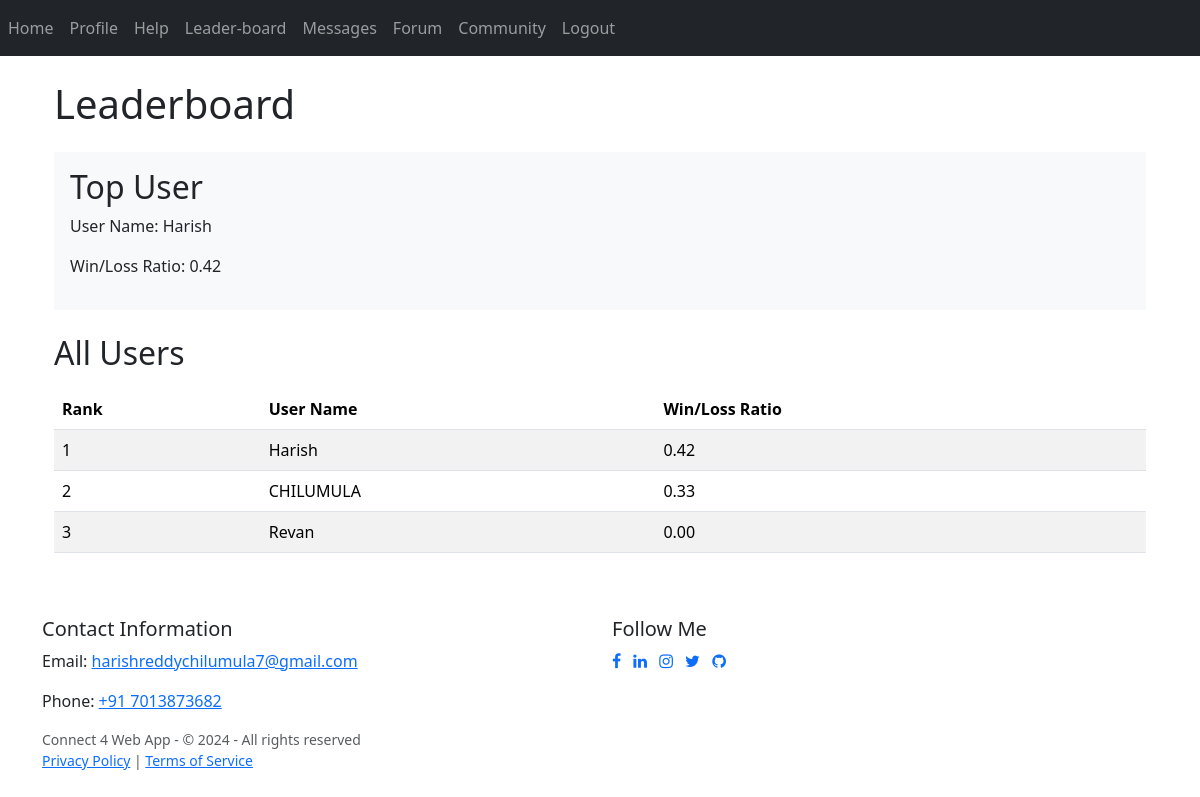
The page /leaderboard (signed in) on the database its author committed.
### website/models.py (models this page shows)
class User(db.Model, UserMixin):
    id = db.Column(db.Integer, primary_key=True)
    email = db.Column(db.String(150), unique=True, nullable=False)
    password = db.Column(db.String(150), nullable=False)
    first_name = db.Column(db.String(150), nullable=False)
    games = db.relationship('Game', backref='player', lazy=True)

### website/views.py (the view)
@views.route('/leaderboard')
@login_required
def leaderboard():
    users = db.session.query(Game.user_id, (Game.won / (Game.played - Game.won)).label('win_loss_ratio')).all()
    sorted_users = sorted(users, key=lambda x: x.win_loss_ratio, reverse=True)
    top_user = sorted_users[0] if sorted_users else None
    return render_template('leaderboard.html', user=current_user,top_user=top_user, sorted_users=sorted_users)

### website/__init__.py (called while the page is built)
def create_app():
    app = Flask(__name__)
    app.config['SECRET_KEY'] = 'hjshjhdjah kjshkjdhjs'
    app.config['SQLALCHEMY_DATABASE_URI'] = f'sqlite:///{DB_NAME}'
    db.init_app(app)
    from .views import views
    from .auth import auth
    app.register_blueprint(views, url_prefix='/')
    app.register_blueprint(auth, url_prefix='/')
    from .models import User, Game
    with app.app_context():
        db.create_all()
    login_manager = LoginManager()
    login_manager.login_view = 'auth.login'
    login_manager.init_app(app)
    @login_manager.user_loader
    def load_user(id):
        return User.query.get(int(id))
    return app

### website/templates/leaderboard.html (shortened to what this page needs)
{% extends "base.html" %}
{% block content %}
<div class="container">
    <h1 class="mt-4">Leaderboard</h1>
    {% if top_user %}
    <div class="top-user bg-light p-3 mt-4">
        <h2>Top User</h2>
        <p>User Name:
            {% set usercur = user.query.get(top_user.user_id) %}
            {% if usercur %}
                {{ usercur.first_name }}
            {% else %}
                User Not Found
            {% endif %}
        </p>
        <p>Win/Loss Ratio: {{ '%0.2f'|format(top_user.win_loss_ratio) }}</p>
    </div>
    {% else %}
    <p class="mt-4">No users found.</p>
    {% endif %}
    <h2 class="mt-4">All Users</h2>
    <div class="table-responsive">
        <table class="table table-striped mt-2">
            <thead>
                <tr>
                    <th>Rank</th>
                    <th>User Name</th>
                    <th>Win/Loss Ratio</th>
                </tr>
            </thead>
            <tbody>
                {% for iuser in sorted_users %}
                    {% set user_obj = user.query.get(iuser.user_id) %}
                    <tr>
                        <td>{{ loop.index }}</td>
                        <td>{{ user_obj.first_name if user_obj else 'User Not Found' }}</td>
                        <td>{{ '%0.2f'|format(iuser.win_loss_ratio) }}</td>
                    </tr>
                {% endfor %}
            </tbody>
        </table>
    </div>
</div>
{% endblock %}

### rows shown on the page
User: first_name "Harish", first_name "Harish"
User: first_name "CHILUMULA"
User: first_name "Revan"

### other values the page prints
{{ '%0.2f'|format(top_user.win_loss_ratio) }} "0.42"
{{ '%0.2f'|format(iuser.win_loss_ratio) }} "0.42" "0.33" "0.00"
